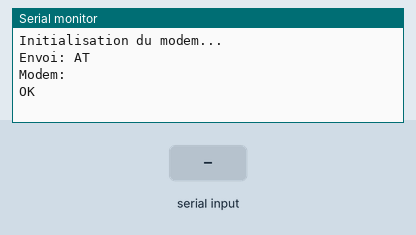
A sketch run on a simulated Arduino Uno, built with avr-gcc and run on an emulated ATmega328P. Parts: the last lines printed to the serial monitor. Inputs (shaded band) come from the test bench. The modem accepts every AT command (registered, SIM ready, sends succeed) and sends nothing else.

Above: at 1.2 s.
1.3 s: "1" received over Serial
At 3.2 s:
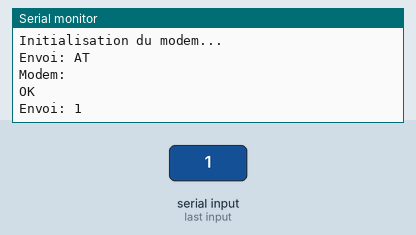
3.8 s: "1" received over the second serial link
At 5.2 s:
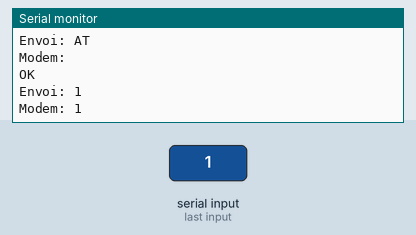
5.3 s: "0" received over Serial
At 6.7 s:
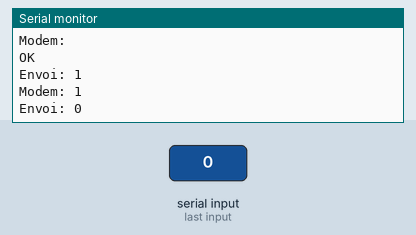
6.8 s: "0" received over the second serial link
At 8.5 s:
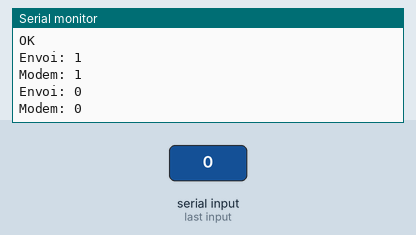

Measured:
- after the input at 1.3 s, the serial monitor: prints a new line after 1.0 s (image 1)
- after the input at 3.8 s, the serial monitor: prints a new line after 1.0 s (image 2)
- after the input at 5.3 s, the serial monitor: prints a new line after 1.0 s (image 3)
- after the input at 6.8 s, the serial monitor: prints a new line after 1.0 s (image 4)

The sketch:

client.ino
```cpp
#include <SoftwareSerial.h>

// Configuration des broches pour le module RS-232
#define RX_PIN 2 // Réception
#define TX_PIN 3 // Transmission

// Initialisation de SoftwareSerial pour le RS-232
SoftwareSerial rs232Serial(RX_PIN, TX_PIN);

void setup() {
  // Démarrer les communications série
  Serial.begin(9600);         // Moniteur série
  rs232Serial.begin(9600);    // RS-232

  Serial.println("Initialisation du modem...");

  // Tester la communication avec le modem
  sendCommand("AT");
}

void loop() {
  // Lire les réponses du modem
  if (rs232Serial.available()) {
    String response = rs232Serial.readString();
    Serial.print("Modem: ");
    Serial.println(response);
  }

  // Exemple : Envoyer une commande si un mot est tapé dans le moniteur série
  if (Serial.available()) {
    String command = Serial.readString();
    sendCommand(command);
  }
}

// Fonction pour envoyer une commande AT au modem
void sendCommand(String command) {
  Serial.print("Envoi: ");
  Serial.println(command);
  rs232Serial.println(command); // Envoyer au modem
}
```
